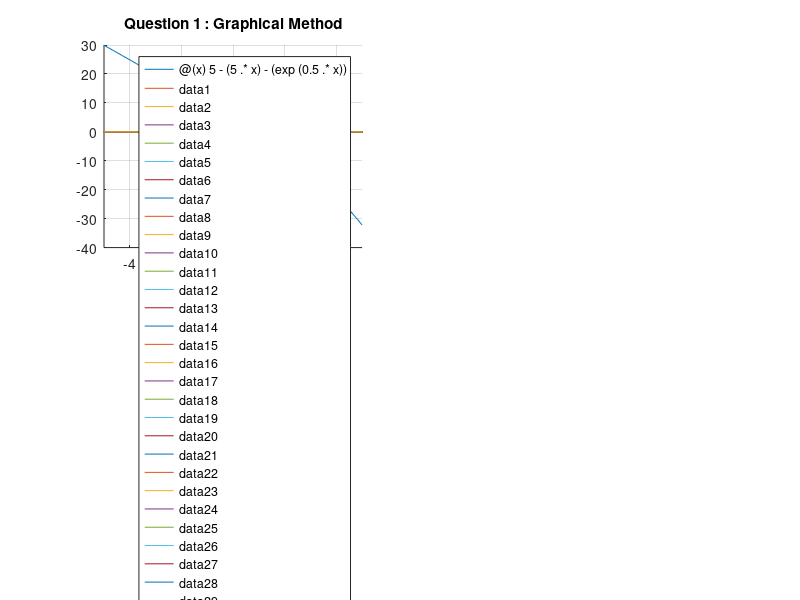

This chart was generated by the following MATLAB code: (Note: this script raises an error after producing the figure.)
%{
PART I |  Determine the root of the following easily 
differentiable function,
         0.5x
        e      =   5  - 5x
            or
        e .^ (0.5 .* x) = 5 - 5 .* x
%}
clf;
%{
1.Create a Matlab script or function to solve the above 
equation by the graphical method, andestimate the roots.
            e .^ (0.5 .* x) = 5 - 5 .* x
%}
f = @(x) 5 - (5 .* x) - (exp(0.5 .* x)); % สร้าง Anonymous function และย้ายข้างให้ เป็น 0 = สมการ
x_zero = fzero(f, 1); % หาค่าที่ f(x) = 0 
 % เวลาวาดกราฟ กราฟจะไม่หายถ้าวาดทับ
subplot(2,2,1);
hold on;
title('Question 1 : Graphical Method')
grid on;
fplot(f); % plot กราฟของสมการ 
plot(linspace(-10,10,100), zeros(100));
xlim([-5, 5]);
plot(x_zero, f(x_zero), 'dr', 'MarkerFaceColor', 'r') % พล็อตจุดแดงในฟังก์ชั่น

%{
2. Create a Matlab function that implements the Bisection 
method according to Figure 5.11 inthe lecture note, and 
then write a Matlab script to solve the roots above. 
Perform iterations untilthe approximate error falls below 
2%, use the inital guess xl= 0and xu= 0
%}
xl = 0; xu = 1; error = 2;
x_result = BisectionMethod(f,xl,xu,error);

subplot(2,2,2);
hold on;
title('Question 2 : Bisection Method')
grid on;
fplot(f);
plot(x_result, f(x_result), "rd", 'MarkerFaceColor', 'r')

%{
3. Create a Matlab function that implements the 
Newton-Raphson method using the initialguess of 0.7, 
and then write a Matlab script to solve the roots above. 
Perform iterations until theapproximate error falls below 
2%.
%}
initial_guess = 0.7; error = 2;
x_result = NewtonRaphson(f, initial_guess, error);
subplot(2,2,3);
hold on;
title('Question 3 : Newton-Raphson Method')
fplot(f); 
grid on;
plot(x_result, f(x_result), "rd", 'MarkerFaceColor', 'r');

%{
4. Plot a graph of relative errors from 2 and 3 and discuss 
which method is better.
%}

n = 10; %NUMBER OF ITERATION

%{
Bisection method
%}
count = 0; x0 = 0; x1 = 1;
result = (x0 + x1)/2;
error_bisection = [];
while n > count
    count = count + 1;
    previous = result;
    if f(x0) * f(result) < 0
        x1 = result;
    else
        x0 = result;
    end
    result = (x0 + x1)/2;
    current = result;
    error_bisection = [error_bisection abs((current - previous)/current) * 100];
end

%{
Newton-Raphson
%}
count = 0; x0 = 1;
syms x;
fd = eval(['@(x)' vectorize(char(diff(f(x))))]);
format long;
x1 = fd(x0);
error_newton = [];
while n > count
    count = count + 1;
    x0 = x1;
    x1 = x0 - (f(x0)/fd(x0));
    error_newton = [error_newton abs((x1-x0)/x1) * 100];
end

subplot(2,2,4);
title('Question 4 : Bisection vs. Newton-Raphson Method')
hold on;
grid on;
error_bisection(1) = 100; error_newton(1) = 100;
plot(linspace(1,100,n), error_bisection, linspace(1,100,n), error_newton)
ylim([0 inf]);
legend('Bisection','Newton-Raphson');
xlabel('Number of iteration(Times)');
ylabel('Relative Errors(%)');

